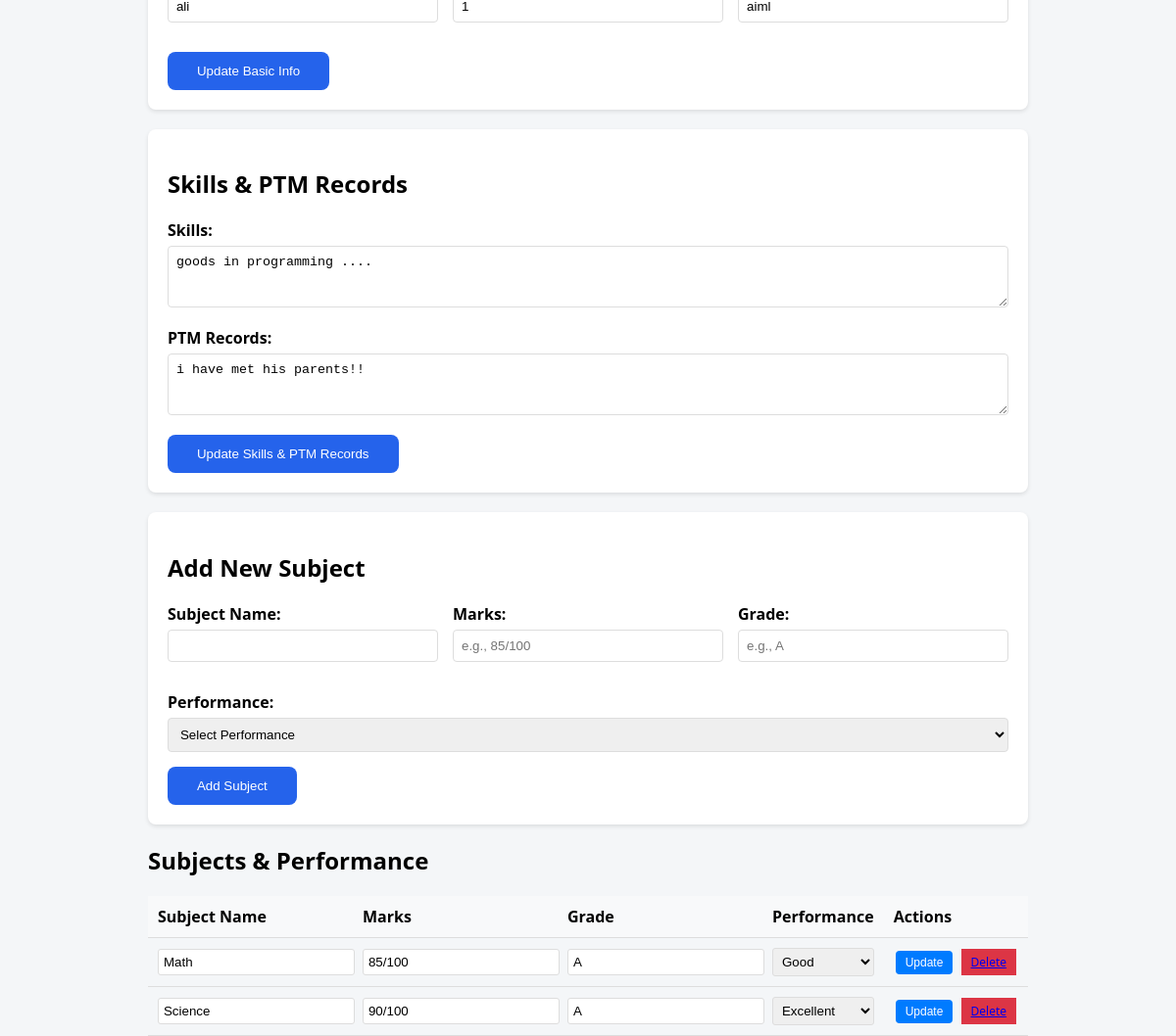
/edit_student/1/1 (signed in), run on the app's committed database.
### app.py (models this page shows)
class Student(db.Model):
    id = db.Column(db.Integer, primary_key=True)
    name = db.Column(db.String(100), nullable=False)
    regno = db.Column(db.String(50), unique=True, nullable=False)
    department = db.Column(db.String(100), nullable=False)
    semester = db.Column(db.Integer, nullable=False)
    passed_out = db.Column(db.Boolean, default=False)
    skills = db.Column(db.Text)  # Skills stored at student level
    ptm_records = db.Column(db.Text)  # PTM records stored at student level

class StudentSubject(db.Model):
    id = db.Column(db.Integer, primary_key=True)
    student_id = db.Column(db.Integer, db.ForeignKey('student.id'), nullable=False)
    subject_name = db.Column(db.String(100), nullable=False)
    marks = db.Column(db.String(10))
    grade = db.Column(db.String(5))
    performance = db.Column(db.String(50))
    student = db.relationship('Student', backref=db.backref('subjects', lazy=True))

### app.py (the view)
@app.route("/edit_student/<int:semester_id>/<int:student_id>")
@login_required
def edit_student(semester_id, student_id):
    student = Student.query.get_or_404(student_id)
    return render_template("edit_student.html", student=student, semester_id=semester_id)

### app.py (called while the page is built)
def login_required(f):
    @wraps(f)
    def decorated_function(*args, **kwargs):
        if not session.get('logged_in'):
            flash('Please login to access this page', 'error')
            return redirect(url_for('login'))
        return f(*args, **kwargs)
    return decorated_function

### mini_project-master/templates/edit_student.html (shortened to what this page needs)
<!DOCTYPE html>
<html lang="en">
<head>
    <link rel="stylesheet" href="{{ url_for('static', filename='style.css') }}">
</head>
<body>
    <div class="container">
        <div class="form-section">
            <form method="POST" action="{{ url_for('update_student_basic', semester_id=semester_id, student_id=student.id) }}">
                <div class="form-row">
                    <div class="form-group">
                        <input type="text" name="name" value="{{ student.name }}" required>
                    </div>
                    <div class="form-group">
                        <input type="text" name="regno" value="{{ student.regno }}" required>
                    </div>
                    <div class="form-group">
                        <input type="text" name="department" value="{{ student.department }}" required>
                    </div>
                </div>
                <button type="submit" class="btn">Update Basic Info</button>
            </form>
        </div>
        <div class="form-section">
            <h2>Skills & PTM Records</h2>
            <form method="POST" action="{{ url_for('update_student_details', semester_id=semester_id, student_id=student.id) }}">
                <div class="form-group">
                    <label>Skills:</label>
                    <textarea name="skills" rows="3" placeholder="Enter student skills (e.g., Programming, Communication, Leadership)">{{ student.skills or '' }}</textarea>
                </div>
                <div class="form-group">
                    <label>PTM Records:</label>
                    <textarea name="ptm_records" rows="3" placeholder="Enter Parent-Teacher Meeting records">{{ student.ptm_records or '' }}</textarea>
                </div>
                <button type="submit" class="btn">Update Skills & PTM Records</button>
            </form>
        </div>
        <div class="form-section">
            <h2>Add New Subject</h2>
            <form method="POST" action="{{ url_for('add_subject', semester_id=semester_id, student_id=student.id) }}">
                <div class="form-row">
                    <div class="form-group">
                        <label>Subject Name:</label>
                        <input type="text" name="subject_name" required>
                    </div>
                    <div class="form-group">
                        <label>Marks:</label>
                        <input type="text" name="marks" placeholder="e.g., 85/100">
                    </div>
                    <div class="form-group">
                        <label>Grade:</label>
                        <input type="text" name="grade" placeholder="e.g., A">
                    </div>
                </div>
                <div class="form-group">
                    <label>Performance:</label>
                    <select name="performance">
                        <option value="">Select Performance</option>
                    </select>
                </div>
                <button type="submit" class="btn">Add Subject</button>
            </form>
        </div>
        <div class="table-section">
            <h2>Subjects & Performance</h2>
            {% if student.subjects %}
            <table class="data-table">
                <thead>
                    <tr>
                        <th>Subject Name</th>
                        <th>Marks</th>
                        <th>Grade</th>
                        <th>Performance</th>
                        <th>Actions</th>
                    </tr>
                </thead>
                <tbody>
                    {% for subject in student.subjects %}
                    <tr>
                        <form method="POST" action="{{ url_for('update_subject', semester_id=semester_id, subject_id=subject.id) }}">
                        <td><input type="text" name="subject_name" value="{{ subject.subject_name }}" required></td>
                        <td><input type="text" name="marks" value="{{ subject.marks or '' }}"></td>
                        <td><input type="text" name="grade" value="{{ subject.grade or '' }}"></td>
                        <td>
                            <select name="performance">
                                <option value="Excellent" {% if subject.performance == 'Excellent' %}selected{% endif %}>Excellent</option>
                                <option value="Good" {% if subject.performance == 'Good' %}selected{% endif %}>Good</option>
                            </select>
                        </td>
                        <td class="actions">
                            <button type="submit" class="btn-small">Update</button>
                            <a href="{{ url_for('delete_subject', semester_id=semester_id, subject_id=subject.id) }}"
                               class="btn-small btn-danger"
                               onclick="return confirm('Delete this subject?')">Delete</a>
                        </td>
                        </form>
                    </tr>
                    {% endfor %}
                </tbody>
            </table>
            {% else %}
            <p>No subjects added yet. Add subjects above.</p>
            {% endif %}
        </div>
    </div>
</body>
</html>

### mini_project-master/static/style.css (style rules this page uses)
body { background-color: #f4f6f8; font-family: "Segoe UI", sans-serif; display: flex; justify-content: center; align-items: center; height: 100vh; margin: 0; }
.btn { background-color: #2563eb; color: white; padding: 12px 28px; border-radius: 8px; text-decoration: none; font-weight: 500; transition: background 0.3s ease, transform 0.2s ease; }
.btn { background-color: #2563eb; color: white; padding: 12px 30px; border-radius: 8px; border: none; cursor: pointer; font-weight: 500; transition: background 0.3s ease, transform 0.2s ease; }
.form-group { margin-bottom: 15px; }
.form-group label { display: block; margin-bottom: 5px; }
.form-group input { width: 100%; padding: 8px; border: 1px solid #ddd; border-radius: 4px; }
button { background-color: #007bff; color: white; padding: 10px 20px; border: none; border-radius: 4px; cursor: pointer; }
.form-section { background: white; padding: 20px; margin: 20px 0; border-radius: 8px; box-shadow: 0 2px 4px rgba(0,0,0,0.1); }
.form-row { display: flex; gap: 15px; margin-bottom: 15px; }
.form-group { flex: 1; }
.form-group label { display: block; margin-bottom: 5px; font-weight: bold; }
.form-group input, .form-group select, .form-group textarea { width: 100%; padding: 8px; border: 1px solid #ddd; border-radius: 4px; box-sizing: border-box; }
.data-table { width: 100%; border-collapse: collapse; margin-top: 10px; }
.data-table th, .data-table td { padding: 10px; text-align: left; border-bottom: 1px solid #ddd; }
.data-table th { background-color: #f8f9fa; font-weight: bold; }
.data-table input, .data-table select, .data-table textarea { width: 100%; padding: 5px; border: 1px solid #ddd; border-radius: 3px; }
.btn-small { padding: 5px 10px; font-size: 12px; margin: 2px; }
.btn-danger { background-color: #dc3545; }
.actions { white-space: nowrap; }

### data on the page
Student: name "ali", regno "1", department "aiml", skills "goods in programming ....", ptm_records "i have met his parents!!"
StudentSubject: subject_name "Math", marks "85/100", grade "A", performance "Good"
StudentSubject: subject_name "Science", marks "90/100", grade "A", performance "Excellent"
